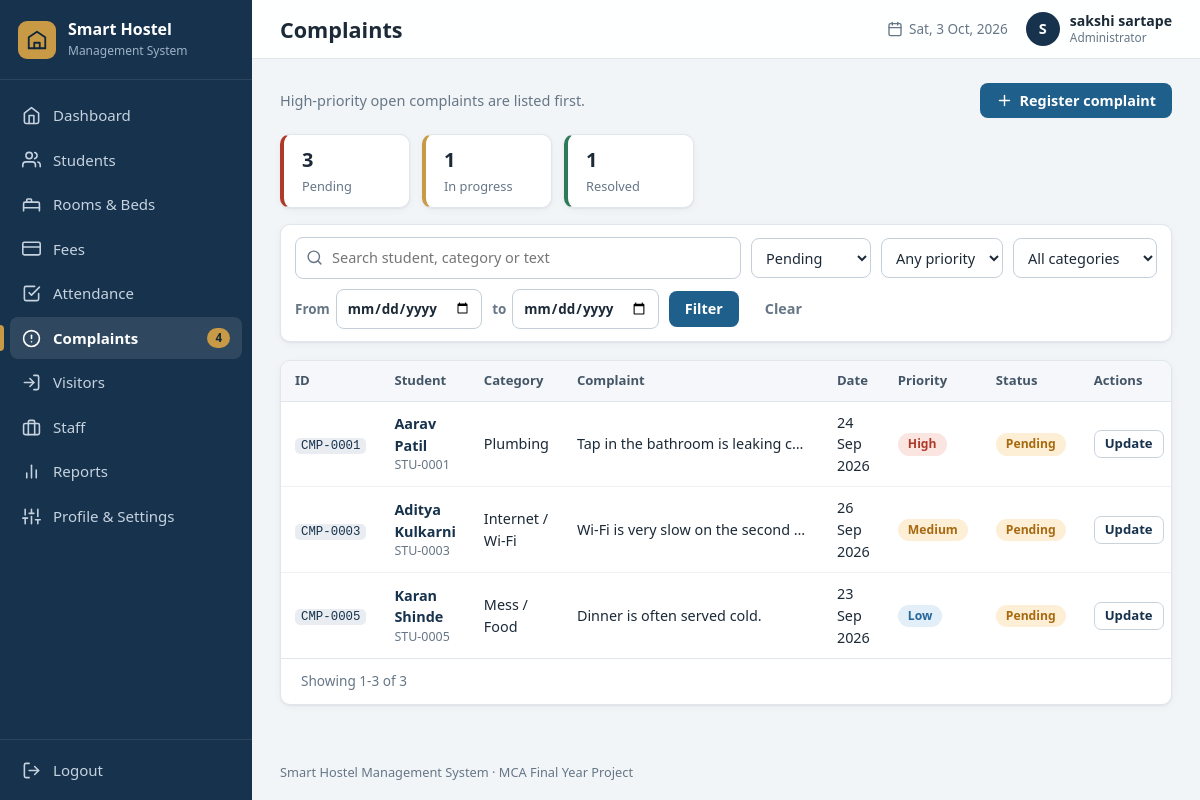
The page /complaints/?status=Pending (signed in) on the database its author committed.
### tables this page shows
CREATE TABLE settings (
    key   TEXT PRIMARY KEY,
    value TEXT NOT NULL
);

CREATE TABLE users (
    id            INTEGER PRIMARY KEY AUTOINCREMENT,
    username      TEXT NOT NULL UNIQUE COLLATE NOCASE,
    password_hash TEXT NOT NULL,
    full_name     TEXT NOT NULL,
    email         TEXT,
    phone         TEXT,
    role          TEXT NOT NULL DEFAULT 'Administrator',
    created_at    TEXT NOT NULL DEFAULT (datetime('now','localtime')),
    last_login    TEXT
);

CREATE TABLE complaints (
    id             INTEGER PRIMARY KEY AUTOINCREMENT,
    student_id     INTEGER NOT NULL REFERENCES students(id) ON DELETE CASCADE,
    category       TEXT    NOT NULL,
    description    TEXT    NOT NULL,
    complaint_date TEXT    NOT NULL,
    priority       TEXT    NOT NULL DEFAULT 'Medium' CHECK (priority IN ('Low','Medium','High')),
    status         TEXT    NOT NULL DEFAULT 'Pending' CHECK (status IN ('Pending','In Progress','Resolved')),
    resolution     TEXT,
    resolved_date  TEXT,
    created_at     TEXT    NOT NULL DEFAULT (datetime('now','localtime')),
    -- a complaint has a resolved date if, and only if, it is Resolved
    CHECK ((status = 'Resolved' AND resolved_date IS NOT NULL)
        OR (status <> 'Resolved' AND resolved_date IS NULL))
);

CREATE TABLE students (
    id             INTEGER PRIMARY KEY AUTOINCREMENT,
    student_code   TEXT NOT NULL UNIQUE,                 -- e.g. STU-0001
    full_name      TEXT NOT NULL,
    gender         TEXT NOT NULL CHECK (gender IN ('Male','Female','Other')),
    dob            TEXT,                                 -- YYYY-MM-DD
    age            INTEGER CHECK (age IS NULL OR age BETWEEN 10 AND 100),
    phone          TEXT NOT NULL UNIQUE,
    email          TEXT UNIQUE COLLATE NOCASE,           -- NULL allowed, duplicates not
    address        TEXT,
    guardian_name  TEXT,
    guardian_phone TEXT,
    course         TEXT NOT NULL,
    department     TEXT,
    year           INTEGER CHECK (year IS NULL OR year BETWEEN 1 AND 6),
    room_id        INTEGER REFERENCES rooms(id) ON DELETE RESTRICT,
    admission_date TEXT NOT NULL,
    status         TEXT NOT NULL DEFAULT 'Active' CHECK (status IN ('Active','Inactive','Left')),
    created_at     TEXT NOT NULL DEFAULT (datetime('now','localtime')),
    -- only an Active student may hold a bed
    CHECK (status = 'Active' OR room_id IS NULL)
);

### routes/complaints.py (the view)
@bp.route("/")
def list_complaints():
    f = {k: clean(request.args.get(k)) for k in ("q", "status", "priority", "category", "date_from", "date_to")}
    conditions, params = [], []
    if f["q"]:
        clause, like_params = helpers.search_clause(
            ["s.full_name", "s.student_code", "c.description", "c.category"], f["q"])
        conditions.append(clause)
        params += like_params
    if f["status"] in helpers.COMPLAINT_STATUSES:
        conditions.append("c.status = ?")
        params.append(f["status"])
    if f["priority"] in helpers.PRIORITIES:
        conditions.append("c.priority = ?")
        params.append(f["priority"])
    if f["category"] in helpers.COMPLAINT_CATEGORIES:
        conditions.append("c.category = ?")
        params.append(f["category"])
    if helpers.parse_date(f["date_from"]):
        conditions.append("c.complaint_date >= ?")
        params.append(f["date_from"])
    if helpers.parse_date(f["date_to"]):
        conditions.append("c.complaint_date <= ?")
        params.append(f["date_to"])
    sql = ("SELECT c.id, c.category, c.description, c.complaint_date, c.priority, c.status, c.resolved_date, "
           "s.id AS student_id, s.full_name, s.student_code FROM complaints c "
           "JOIN students s ON s.id = c.student_id" + helpers.where(conditions) +
           " ORDER BY CASE c.status WHEN 'Resolved' THEN 1 ELSE 0 END, "
           "CASE c.priority WHEN 'High' THEN 0 WHEN 'Medium' THEN 1 ELSE 2 END, c.complaint_date DESC")
    rows, pager = helpers.paginate(sql, params, helpers.page_number())
    counts = {r["status"]: r["n"] for r in db.query_all("SELECT status, COUNT(*) AS n FROM complaints GROUP BY status")}
    return render_template("complaints.html", complaints=rows, pager=pager, filters=f, counts=counts,
                           statuses=helpers.COMPLAINT_STATUSES, priorities=helpers.PRIORITIES,
                           categories=helpers.COMPLAINT_CATEGORIES)

### db.py (called while the page is built)
def connect(path):
    conn = sqlite3.connect(path, timeout=10)
    conn.row_factory = sqlite3.Row          # rows behave like dicts: row["name"]
    conn.execute("PRAGMA foreign_keys = ON")
    return conn

def get_db():
    if "db" not in g:
        g.db = connect(current_app.config["DATABASE"])
    return g.db

def query_all(sql, params=()):
    return get_db().execute(sql, params).fetchall()

def query_one(sql, params=()):
    return get_db().execute(sql, params).fetchone()

def scalar(sql, params=()):
    row = get_db().execute(sql, params).fetchone()
    return row[0] if row else None

def get_setting(key, default=""):
    row = query_one("SELECT value FROM settings WHERE key = ?", (key,))
    return row["value"] if row else DEFAULT_SETTINGS.get(key, default)

### helpers.py (called while the page is built)
def clean(value):
    return (value or "").strip()

def parse_date(value):
    try:
        return datetime.strptime(clean(value), "%Y-%m-%d").date()
    except ValueError:
        return None

def parse_int(value, low=None, high=None):
    try:
        number = int(clean(value))
    except ValueError:
        return None
    if (low is not None and number < low) or (high is not None and number > high):
        return None
    return number

def today():
    return date.today().isoformat()

def paginate(sql, params, page, per_page=PER_PAGE):
    database = db.get_db()
    total = database.execute(f"SELECT COUNT(*) FROM ({sql})", params).fetchone()[0]
    pages = max(1, math.ceil(total / per_page))
    page = min(max(page, 1), pages)
    rows = database.execute(f"{sql} LIMIT ? OFFSET ?",
                            (*params, per_page, (page - 1) * per_page)).fetchall()
    first = (page - 1) * per_page + 1 if total else 0
    return rows, {"page": page, "pages": pages, "total": total,
                  "first": first, "last": first + len(rows) - 1 if total else 0}

def page_number():
    return parse_int(request.args.get("page", "1"), low=1) or 1

def where(conditions):
    return " WHERE " + " AND ".join(conditions) if conditions else ""

def csrf_token():
    if "_csrf" not in session:
        session["_csrf"] = secrets.token_hex(16)
    return session["_csrf"]

def fmt_date(value):
    d = parse_date(value) if value else None
    return d.strftime("%d %b %Y") if d else "-"

### templates/complaints.html (shortened to what this page needs)
{% extends "base.html" %}
{% from "_macros.html" import badge, render_pager, empty %}
{% block heading %}<h1>Complaints</h1>{% endblock %}
{% block content %}
<div class="page-head">
  <p class="muted">High-priority open complaints are listed first.</p>
  <a class="btn btn-primary" href="{{ url_for('complaints.add_complaint') }}">{{ icon('plus', 17) }} Register complaint</a>
</div>
<section class="mini-stats">
  <a class="mini bad" href="{{ url_for('complaints.list_complaints', status='Pending') }}"><strong>{{ counts.get('Pending', 0) }}</strong><span>Pending</span></a>
  <a class="mini warn" href="{{ url_for('complaints.list_complaints', status='In Progress') }}"><strong>{{ counts.get('In Progress', 0) }}</strong><span>In progress</span></a>
  <a class="mini good" href="{{ url_for('complaints.list_complaints', status='Resolved') }}"><strong>{{ counts.get('Resolved', 0) }}</strong><span>Resolved</span></a>
</section>
<form class="filters card" method="get" action="{{ url_for('complaints.list_complaints') }}">
  <div class="filter-search">{{ icon('search', 17) }}
    <input type="search" name="q" value="{{ filters.q }}" placeholder="Search student, category or text" aria-label="Search complaints"></div>
  <select name="status" aria-label="Status"><option value="">Any status</option>
    {% for s in statuses %}<option value="{{ s }}" {% if filters.status == s %}selected{% endif %}>{{ s }}</option>{% endfor %}</select>
  <select name="priority" aria-label="Priority"><option value="">Any priority</option>
    {% for p in priorities %}<option value="{{ p }}" {% if filters.priority == p %}selected{% endif %}>{{ p }}</option>{% endfor %}</select>
  <select name="category" aria-label="Category"><option value="">All categories</option>
    {% for c in categories %}<option value="{{ c }}" {% if filters.category == c %}selected{% endif %}>{{ c }}</option>{% endfor %}</select>
  <label class="inline-label">From <input type="date" name="date_from" value="{{ filters.date_from }}"></label>
  <label class="inline-label">to <input type="date" name="date_to" value="{{ filters.date_to }}"></label>
  <button class="btn btn-primary" type="submit">Filter</button>
  {% if filters.q or filters.status or filters.priority or filters.category or filters.date_from or filters.date_to %}<a class="btn btn-ghost" href="{{ url_for('complaints.list_complaints') }}">Clear</a>{% endif %}
</form>
<div class="card table-card">
  <div class="table-wrap"><table class="table">
    <thead><tr><th>ID</th><th>Student</th><th>Category</th><th>Complaint</th><th>Date</th><th>Priority</th><th>Status</th><th class="actions-col">Actions</th></tr></thead>
    <tbody>{% for c in complaints %}<tr>
      <td><span class="code">CMP-{{ '%04d'|format(c.id) }}</span></td>
      <td><a class="row-link" href="{{ url_for('students.student_details', student_id=c.student_id) }}">{{ c.full_name }}</a><small class="muted block">{{ c.student_code }}</small></td>
      <td>{{ c.category }}</td><td class="clip">{{ c.description }}</td><td>{{ c.complaint_date|fmt_date }}</td>
      <td>{{ badge(c.priority) }}</td><td>{{ badge(c.status) }}</td>
      <td class="actions-col"><a class="btn btn-secondary btn-sm" href="{{ url_for('complaints.complaint_details', complaint_id=c.id) }}">{{ 'View' if c.status == 'Resolved' else 'Update' }}</a></td></tr>{% endfor %}</tbody></table></div>
  {{ render_pager(pager) }}
</div>
{% endblock %}

### templates/base.html (shortened to what this page needs)
{% from "_macros.html" import csrf %}
<!DOCTYPE html>
<html lang="en">
<head>
  <link rel="stylesheet" href="{{ url_for('static', filename='css/style.css') }}">
</head>
<body class="app">
<aside class="sidebar" id="sidebar">
  <a class="brand" href="{{ url_for('dashboard.index') }}">
    <span class="brand-mark">{{ icon('building', 22) }}</span>
    <span class="brand-text"><strong>{{ hostel_name }}</strong><small>Management System</small></span>
  </a>
  <nav class="nav" aria-label="Main navigation">
    {% for bp_name, endpoint, label, icon_name in navigation %}
      <a href="{{ url_for(endpoint) }}" class="nav-link{% if request.blueprint == bp_name %} active{% endif %}">
        {{ icon(icon_name, 19) }}<span>{{ label }}</span>
        {% if bp_name == 'complaints' and open_complaints %}<em class="nav-count">{{ open_complaints }}</em>{% endif %}
      </a>
    {% endfor %}
  </nav>
  <form method="post" action="{{ url_for('auth.logout') }}" class="logout-form">
    <button type="submit" class="nav-link logout">{{ icon('logout', 19) }}<span>Logout</span></button>
  </form>
</aside>
<div class="main">
  <header class="topbar">
    <div class="topbar-title">{% block heading %}{% endblock %}</div>
    <div class="topbar-right">
      <span class="topbar-date">{{ icon('calendar', 16) }} <span id="today-label">{{ today() }}</span></span>
      <a class="user-chip" href="{{ url_for('profile.view') }}" title="Profile & settings">
        <span class="avatar">{{ current_user.full_name[:1]|upper }}</span>
        <span class="user-name">{{ current_user.full_name }}<small>{{ current_user.role }}</small></span>
      </a>
    </div>
  </header>
  <main class="content">
    {% block content %}{% endblock %}
  </main>
  <footer class="footer">{{ hostel_name }} Management System &middot; MCA Final Year Project</footer>
</div>
</body>
</html>

### templates/_macros.html (shortened to what this page needs)
{% macro badge(text) %}<span class="badge badge-{{ (text or '')|lower|replace(' ', '-') }}">{{ text }}</span>{% endmacro %}
{% macro render_pager(p) %}
{% if p.total > 0 %}
<div class="pager">
  <span class="pager-info">Showing {{ p.first }}-{{ p.last }} of {{ p.total }}</span>
</div>
{% endif %}
{% endmacro %}

### rows shown on the page
settings: value "Smart Hostel"
users: full_name "S", full_name "sakshi sartape", role "Administrator"
complaints: id "0001", full_name "Aarav Patil", student_code "STU-0001", category "Plumbing", description "Tap in the bathroom is leaking c…", complaint_date|fmt_date "24 Sep 2026", priority "High Pending", status "Update"
complaints: id "0003", full_name "Aditya Kulkarni", student_code "STU-0003", category "Internet / Wi-Fi", description "Wi-Fi is very slow on the second…", complaint_date|fmt_date "26 Sep 2026", priority "Medium Pending", status "Update"
complaints: id "0005", full_name "Karan Shinde", student_code "STU-0005", category "Mess / Food", description "Dinner is often served cold.", complaint_date|fmt_date "23 Sep 2026", priority "Low Pending", status "Update"

### other values the page prints
{{ label }} "Dashboard" "Students" "Rooms & Beds" "Fees" "Attendance" "Complaints" "Visitors" "Staff" "Reports" "Profile & Settings"
{{ open_complaints }} "4"
{{ counts.get('Pending', 0) }} "3"
{{ counts.get('In Progress', 0) }} "1"
{{ counts.get('Resolved', 0) }} "1"
{{ p.first }} "1"
{{ p.last }} "3"
{{ p.total }} "3"
form field status "Pending"
